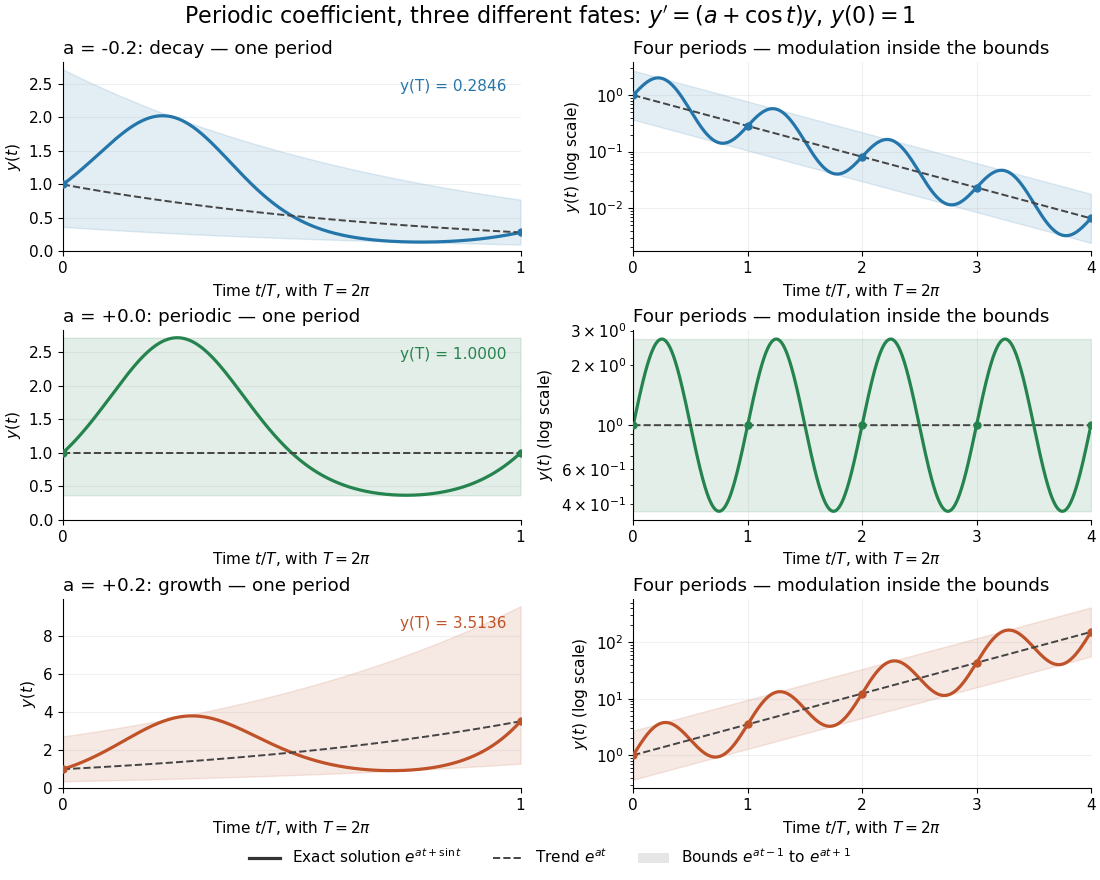

Python code for this plot:
"""Plot exact solutions and bounds; emit the PNG into the current directory.

Tested with Python 3.14, NumPy 2.3.5, and Matplotlib 3.10.7.
"""

from pathlib import Path

import matplotlib.pyplot as plt
from matplotlib.lines import Line2D
from matplotlib.patches import Patch
import numpy as np


def main():
    plt.rcParams.update({"font.size": 11, "axes.spines.top": False,
                         "axes.spines.right": False, "figure.facecolor": "white"})
    period = 2 * np.pi
    cases = [(-0.2, "#2476aa", "decay"), (0.0, "#25834d", "periodic"),
             (0.2, "#bf5229", "growth")]
    fig, axes = plt.subplots(3, 2, figsize=(11, 8.8), layout="constrained")
    fig.suptitle(r"Periodic coefficient, three different fates: $y'= (a+\cos t)y$, $y(0)=1$",
                 fontsize=16)
    for row, (a, color, label) in enumerate(cases):
        for col, count in enumerate([1, 4]):
            ax = axes[row, col]
            t = np.linspace(0, count * period, count * 600 + 1)
            trend = np.exp(a * t)
            y = np.exp(a * t + np.sin(t))
            lower, upper = trend / np.e, trend * np.e
            ax.fill_between(t / period, lower, upper, color=color, alpha=0.13)
            ax.plot(t / period, y, color=color, lw=2.3)
            ax.plot(t / period, trend, color="#444444", lw=1.4, ls="--")
            n = np.arange(count + 1)
            ax.scatter(n, np.exp(a * n * period), color=color, s=25, zorder=3)
            ax.set_xlim(0, count)
            ax.set_xticks(np.arange(count + 1))
            ax.grid(alpha=0.18)
            ax.set_xlabel(r"Time $t/T$, with $T=2\pi$")
            if col == 0:
                ax.set_ylim(0, 1.04 * upper.max())
                ax.set_ylabel(r"$y(t)$")
                ax.set_title(f"a = {a:+.1f}: {label} — one period", loc="left")
                ax.text(0.97, 0.91, f"y(T) = {np.exp(a * period):.4f}",
                        transform=ax.transAxes, ha="right", va="top", color=color)
            else:
                ax.set_yscale("log")
                ax.set_ylabel(r"$y(t)$ (log scale)")
                ax.set_title("Four periods — modulation inside the bounds", loc="left")
    fig.legend(handles=[Line2D([], [], color="#333333", lw=2.3, label=r"Exact solution $e^{at+\sin t}$"),
                        Line2D([], [], color="#444444", lw=1.4, ls="--", label=r"Trend $e^{at}$"),
                        Patch(facecolor="#777777", alpha=0.18, label=r"Bounds $e^{at-1}$ to $e^{at+1}$")],
               loc="outside lower center", ncol=3, frameon=False)
    fig.savefig(Path(__file__).stem + ".png", dpi=100, facecolor="white", transparent=False)
    plt.close(fig)


if __name__ == "__main__":
    main()
